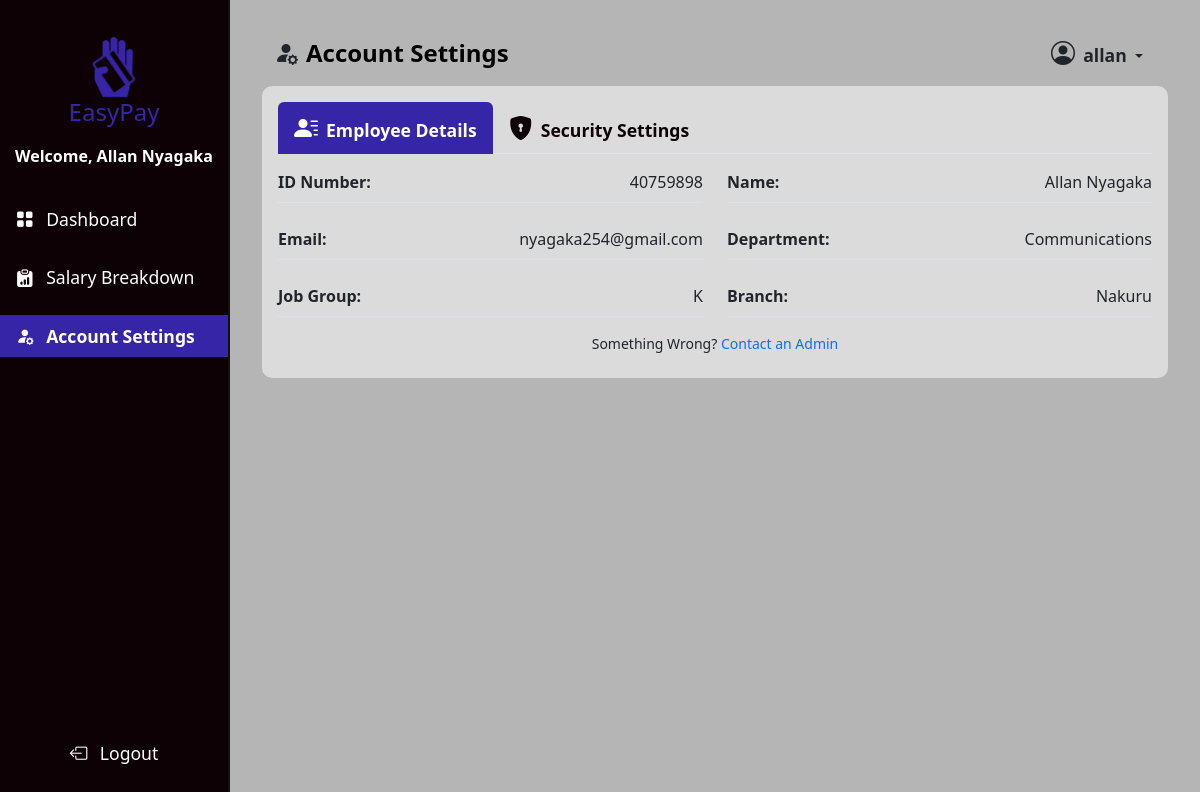
The app's page /account/settings/ (signed in), older data.
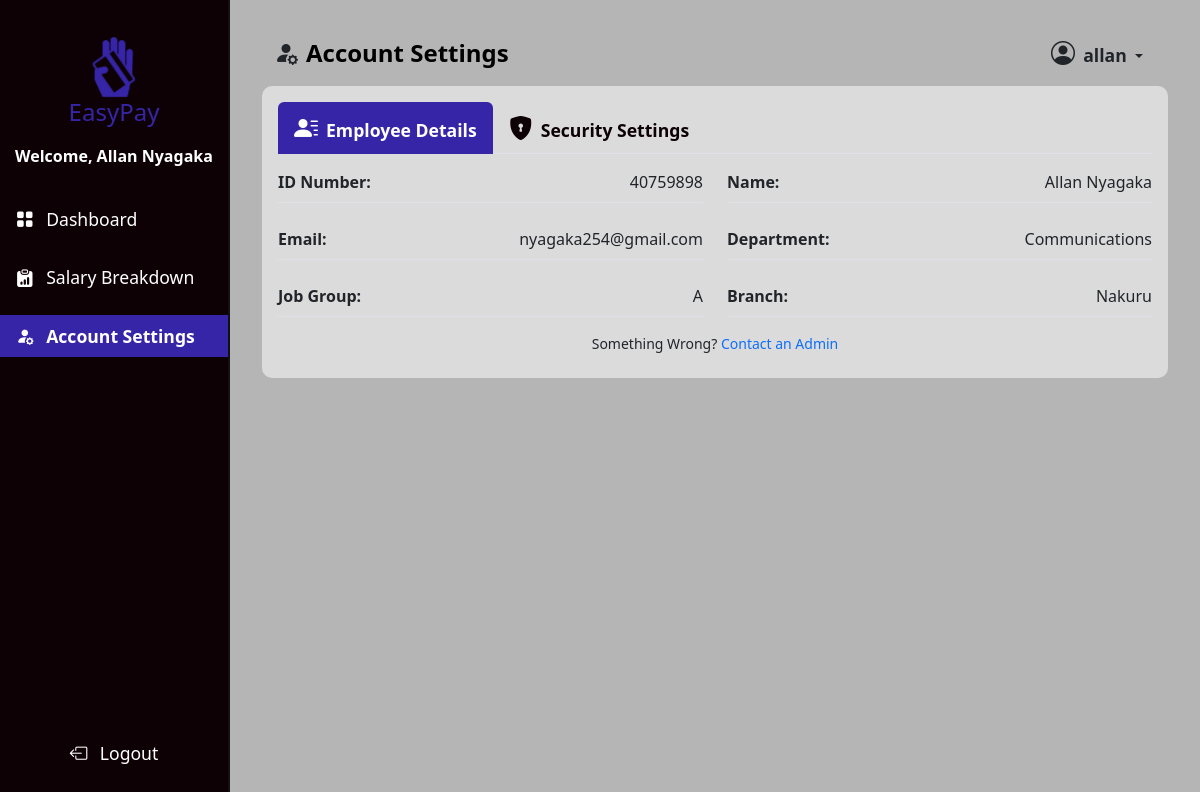
The same page, newer data.
### management/models.py (models this page shows, shortened)
class Employee(models.Model):
    id_number = models.CharField(max_length=100, unique=True)
    first_name = models.CharField(max_length=50)
    last_name = models.CharField(max_length=50)
    email = models.EmailField(unique=True)
    job_group = models.ForeignKey(JobGroup, on_delete=models.SET_NULL, null=True)
    department = models.ForeignKey(Department, on_delete=models.SET_NULL, null=True)
    branch = models.ForeignKey(Branch, on_delete=models.SET_NULL, null=True)
    verified = models.BooleanField(default=False)
    user = models.OneToOneField(User, null=True, blank=True, on_delete=models.CASCADE)

class Department(models.Model):
    name = models.CharField(max_length=100)
    def __str__(self):
        return self.name

class JobGroup(models.Model):
    name = models.CharField(max_length=100)
    base_salary = models.DecimalField(max_digits=11, decimal_places=2, default=0)
    allowances = models.ManyToManyField(
        Allowance, through="JobGroupAllowance", related_name="job_groups"
    )
    deductions = models.ManyToManyField(
        Deduction, through="JobGroupDeduction", related_name="job_groups"
    )
    def __str__(self):
        return self.name

class Branch(models.Model):
    name = models.CharField(max_length=100)
    address = models.CharField(max_length=255)
    def __str__(self):
        return self.name

### employees/views.py (the view, shortened to what this page needs)
# urls.py: path("account/settings/", account_settings, name="account_settings"),
@login_required(login_url="login_employee")
def account_settings(request):
    employee = get_object_or_404(Employee, user=request.user)
    job_group = employee.job_group
    context = {
        "employee": employee,
        "job_group": job_group,
    }
    return render(request, "layouts/account_settings.html", context)

### employees/templates/layouts/account_settings.html (shortened to what this page needs)
{% extends "layouts/dashboard_layout.html" %}
{% load static %}
{% block content %}
  <div class="container-fluid">
    <main class="main-content">
      <nav class="navbar navbar-expand-lg dash-nav">
        <div class="container-fluid">
          <i class="bi bi-person-fill-gear me-2" style="font-size: 1.5rem"></i>
          <h1 class="navbar-brand fw-bold mb-0" style="font-size: 1.5rem">Account Settings</h1>
          <div class="collapse navbar-collapse" id="navbarNav">
            <ul class="navbar-nav ms-auto">
              <li class="nav-item">
                <div class="dropdown">
                  <button class="btn dropdown-toggle"
                          type="button"
                          data-bs-toggle="dropdown"
                          aria-expanded="false">
                    <i class="bi bi-person-circle me-1" style="font-size: 1.5rem"></i>
                    <span class="fw-bold" style="font-size: 1.1rem;">{{ user.username }}</span>
                  </button>
                </div>
              </li>
            </ul>
          </div>
        </div>
      </nav>
      <div class="card">
        <div class="card-body">
          <ul class="nav nav-tabs"
              id="settingsTab"
              role="tablist"
              style="z-index: 10">
            <li class="nav-item" role="presentation">
              <a class="nav-link active"
                 id="employee-details-tab"
                 data-bs-toggle="tab"
                 href="#employee-details"
                 role="tab"
                 aria-controls="employee-details"
                 aria-selected="true"><i class="bi bi-person-lines-fill me-2" style="font-size: 1.5rem;"></i><span class="fw-bold" style="font-size: 1.1rem;">Employee Details</span></a>
            </li>
            <li class="nav-item" role="presentation">
              <a class="nav-link"
                 id="security-settings-tab"
                 data-bs-toggle="tab"
                 href="#security-settings"
                 role="tab"
                 aria-controls="security-settings"
                 aria-selected="false"><i class="bi bi-shield-lock-fill me-2" style="font-size: 1.5rem;"></i><span class="fw-bold" style="font-size: 1.1rem;">Security Settings</span></a>
            </li>
          </ul>
          <div class="tab-content mt-3"
               id="settingsTabContent"
               style="position: relative">
            <div class="tab-pane fade show active"
                 id="employee-details"
                 role="tabpanel"
                 aria-labelledby="employee-details-tab">
              <div class="d-flex flex-column gap-5">
                <div class="row g-4">
                  <div class="col-md-6">
                    <div class="d-flex justify-content-between align-items-center border-bottom pb-2">
                      <strong>ID Number:</strong>
                      <span>{{ employee.id_number }}</span>
                    </div>
                  </div>
                  <div class="col-md-6">
                    <div class="d-flex justify-content-between align-items-center border-bottom pb-2">
                      <strong>Name:</strong>
                      <span>{{ employee.first_name }} {{ employee.last_name }}</span>
                    </div>
                  </div>
                  <div class="col-md-6">
                    <div class="d-flex justify-content-between align-items-center border-bottom pb-2">
                      <strong>Email:</strong>
                      <span>{{ employee.email }}</span>
                    </div>
                  </div>
                  <div class="col-md-6">
                    <div class="d-flex justify-content-between align-items-center border-bottom pb-2">
                      <strong>Department:</strong>
                      <span>{{ employee.department }}</span>
                    </div>
                  </div>
                  <div class="col-md-6">
                    <div class="d-flex justify-content-between align-items-center border-bottom pb-2">
                      <strong>Job Group:</strong>
                      <span>{{ employee.job_group }}</span>
                    </div>
                  </div>
                  <div class="col-md-6">
                    <div class="d-flex justify-content-between align-items-center border-bottom pb-2">
                      <strong>Branch:</strong>
                      <span>{{ employee.branch }}</span>
                    </div>
                  </div>
                </div>
              </div>
              <div class="d-flex justify-content-center mb-2 mt-3">
                <small>Something Wrong? <a href="{% url 'contact_admin' %}">Contact an Admin</a></small>
              </div>
            </div>
          </div>
        </div>
      </div>
    </main>
  </div>
{% endblock content %}

### main/templates/layouts/dashboard_layout.html (shortened to what this page needs)
{% load static %}
<!DOCTYPE html>
<html lang="en">
  <head>
    <link href="https://cdn.jsdelivr.net/npm/bootstrap@5.3.3/dist/css/bootstrap.min.css"
          rel="stylesheet"
 />
    <link rel="stylesheet" href="{% static 'css/dashboard.css' %}" />
    <link rel="stylesheet"
          href="https://cdn.jsdelivr.net/npm/bootstrap-icons@1.11.3/font/bootstrap-icons.min.css">
  </head>
  <body>
    <div class="toast-container position-fixed top-0 start-50 translate-middle-x p-3"
         style="z-index: 1100">
    </div>
    <nav">
      <div class="sidebar d-flex flex-column">
        <div class="sidebar-header text-center">
          <a href="{% url 'home' %}">
            <img src="{% static 'images/logo.png' %}" alt="" width="62" height="62" />
            <h4 class="mb-0">EasyPay</h4>
          </a>
        </div>
        <div class="container d-flex align-items-center justify-content-center">
          <h6 class="mb-4 fw-bold text-white">Welcome, {{ employee.first_name }} {{ employee.last_name }}</h6>
        </div>
        <div class="sidebar-body text-white">
          <ul class="nav flex-column">
            <li class="nav-item py-2">
              <a class="nav-link {% if request.resolver_match.url_name == 'employee_dashboard' %}active{% endif %}"
                 href="{% url 'employee_dashboard' %}">
                <i class="bi bi-grid-fill me-2"></i>
                <span>Dashboard</span>
              </a>
            </li>
            <li class="nav-item py-2">
              <a class="nav-link {% if request.resolver_match.url_name == 'salary_breakdown' %}active{% endif %}"
                 href="{% url 'salary_breakdown' %}">
                <i class="bi bi-clipboard-data-fill me-2"></i>
                <span>Salary Breakdown</span>
              </a>
            </li>
            <li class="nav-item py-2">
              <a class="nav-link {% if request.resolver_match.url_name == 'account_settings' %}active{% endif %}"
                 href="{% url 'account_settings' %}">
                <i class="bi bi-person-fill-gear me-2"></i>
                <span>Account Settings</span>
              </a>
            </li>
          </ul>
        </div>
        <div class="sidebar-footer text-center mb-4">
          <a class="nav-link" href="{% url 'logout_employee' %}">
            <i class="bi bi-box-arrow-left me-2"></i>
            <span>Logout</span>
          </a>
        </div>
      </div>
    {% block content %}
    {% endblock content %}
  </body>
</html>

### main/static/css/dashboard.css (style rules this page uses)
body { background-color: #b5b5b5; }
a { text-decoration: none; }
.sidebar { background-color: #0d0106; height: 100vh; width: 230px; position: fixed; top: 0; left: 0; padding-top: 1rem; border-right: 2px solid #111; }
.sidebar a { text-decoration: none; color: #ffffff; }
.nav-link.active { background-color: #3626a7; color: white; font-weight: bold; position: relative; }
.sidebar-header { padding: 20px; }
.sidebar-header h4 { color: #3626a7; }
.sidebar-body, .sidebar-footer { font-size: 1.1rem; }
.sidebar .nav { flex-grow: 1; }
.sidebar .sidebar-footer { margin-top: auto; padding: 10px; }
.main-content { margin-left: 230px; padding: 20px; flex-grow: 1; display: flex; flex-direction: column; }
.dash-nav { width: 100%; }
.row { display: flex; }
.card { flex: 1; display: flex; flex-direction: column; justify-content: space-between; height: 100%; border-radius: 10px; border: none; background-color: #dbdbdb; }
.card-body { display: flex; flex-direction: column; height: 100%; text-align: center; }
.nav-tabs .nav-link { background-color: transparent; color: #0d0106; border: none; font-weight: 600; transition: all 0.3s ease; }
.nav-tabs .nav-link.active { background-color: #3626a7; color: #ffffff; }

Row changes from the older to the newer data that the page shows:
changed Employee "Allan": job_group "K" → "A"
